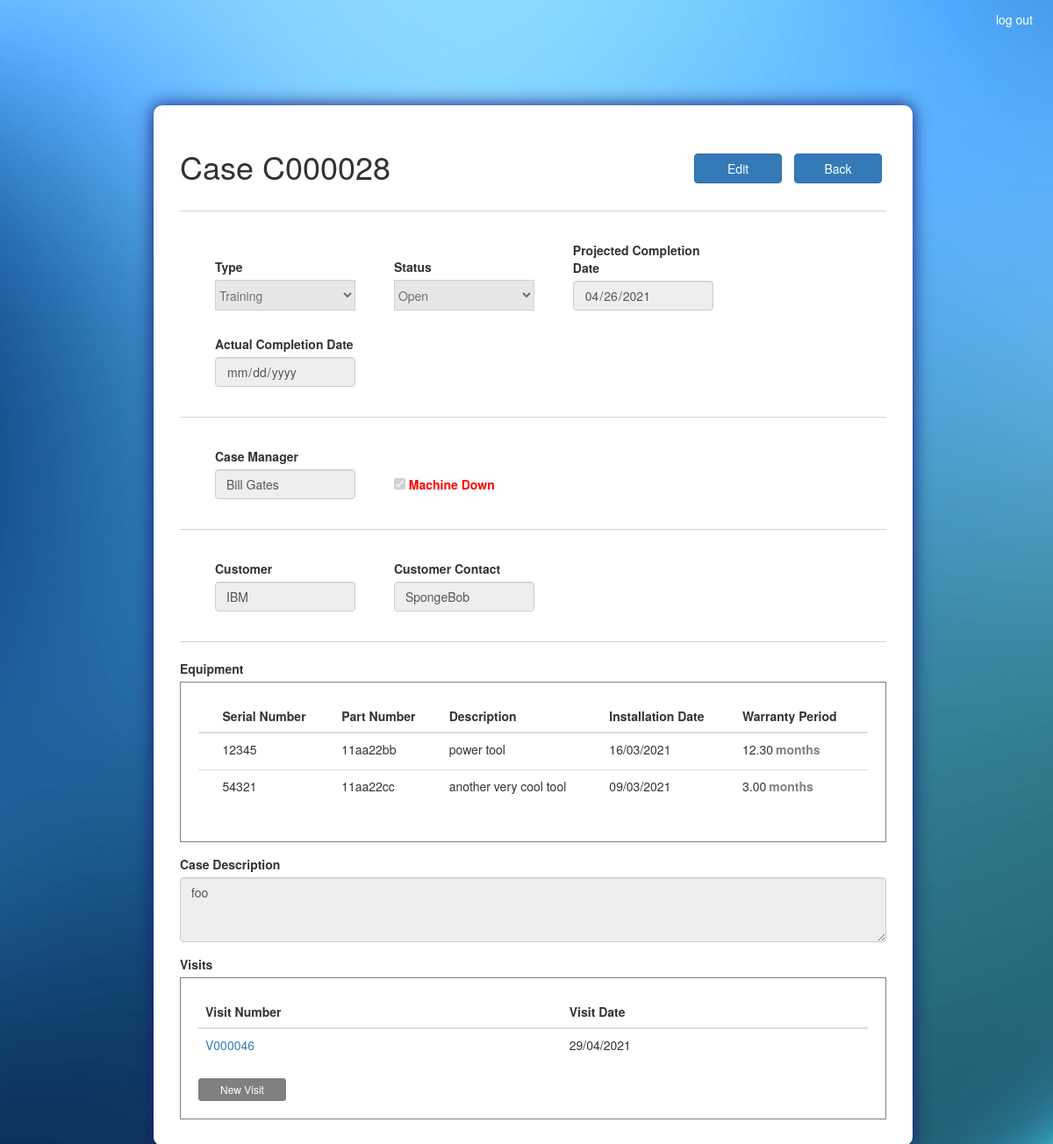
Screenshot of /case/C000028/ (signed in) with the database file from the repository.
### ASISupport_app/models.py (models this page shows, shortened)
class Case(models.Model):
	TYPES = (
		('Support', 'Support'),
		('Training', 'Training'),
		('Maintenance', 'Maintenance'),
		('installation','Installation')
	)
	STATUSES = (
		('Open', 'Open'),
		('Resolved', 'Resolved'),
		('Closed', 'Closed'),
		('On Hold','On Hold'),
		('Cancelled','Cancelled')
	)
	case_num 				= models.CharField(max_length=100, primary_key=True)
	case_type 				= models.CharField(max_length=100, choices=TYPES)
	status 					= models.CharField(max_length=100, choices=STATUSES)
	create_date 			= models.DateTimeField(default=timezone.now)
	target_date 			= models.DateField()
	actual_date 			= models.DateField(blank=True, null=True)
	case_manager 			= models.ForeignKey(Employee, on_delete=models.CASCADE)
	machine_down 			= models.BooleanField(default=False)
	customer 				= models.ForeignKey(Customer, on_delete=models.CASCADE)
	customer_contact 		= models.CharField(max_length=100)
	case_description 		= models.TextField()
	cancellation_reason 	= models.TextField(blank=True, null=True)
	on_hold_reason 			= models.TextField(blank=True, null=True)

class Employee(models.Model):
	employee_id 			= models.CharField(max_length=100, primary_key=True)
	first_name 				= models.CharField(max_length=100)
	last_name 				= models.CharField(max_length=100)
	phone_number 			= models.CharField(max_length=100)
	email 					= models.EmailField(max_length=254, unique = True)
	password 				= models.CharField(max_length=100)
	def __str__(self):
		return f'{self.first_name} {self.last_name}'
		'''note: must be unique for case creation unique'''

class Customer(models.Model):
	customer_name 			= models.CharField(max_length=100, primary_key=True)
	def __str__(self):
		return self.customer_name

class Equipment(models.Model):
	equip_sn 				= models.CharField(max_length=100, primary_key=True)
	equip_pn 				= models.CharField(max_length=100)
	equip_description 		= models.TextField()
	installation_date 		= models.DateTimeField()
	warranty 				= models.DecimalField(max_digits=20, decimal_places=2) #in months
	def __str__(self):
		return self.equip_sn

class Visit(models.Model):
	visit_num 				= models.CharField(max_length=100, primary_key=True)
	case_num 				= models.ForeignKey(Case, on_delete=models.CASCADE)
	create_date 			= models.DateTimeField(default=timezone.now)
	visit_date 				= models.DateTimeField(default = timezone.now)
	engineer 				= models.ForeignKey(Employee, on_delete=models.CASCADE)
	customer 				= models.ForeignKey(Customer, on_delete=models.CASCADE)
	customer_contact 		= models.CharField(max_length=100)
	remote 					=  models.BooleanField(default=False)
	visit_start 			= models.TimeField()
	visit_end 				= models.TimeField()
	travel_hours 			= models.DecimalField(max_digits=20, decimal_places=2, default=0.00)
	num_of_engineers 		= models.IntegerField(blank=True, null=True, default=1)
	visit_summary 			= models.TextField()

### ASISupport_app/views.py (the view, shortened to what this page needs)
# urls.py: path('case/<id>/', views.case_view, name = 'view_case'),
@login_required(login_url='/accounts/login/')
def case_view(request, id):
	state = 'view'
	if request.method == 'POST' and 'back_btn' in request.POST:
		return redirect('ASISupport_app:dashboard')
	case = Case.objects.get(case_num=id)
	visits = Visit.objects.filter(case_num=id)
	case_equipment = CaseEquipment.objects.filter(case_num=id)
	case_equipment_sn_lst = [ce.equip_sn for ce in case_equipment]
	filtered_case_equipment = Equipment.objects.filter(equip_sn__in=case_equipment_sn_lst)
	equipment = Equipment.objects.all()
	equip_sn_lst = [equip.equip_sn for equip in equipment]
	equip_pn_lst = [equip.equip_pn for equip in equipment]
	equip_description_lst = [equip.equip_description for equip in equipment]
	equip_property_lst = [{'sn':equip.equip_sn,
						 'pn':equip.equip_pn,
						 'description':equip.equip_description,
						 'date':str(datetime.strptime(str(equip.installation_date)[:19],'%Y-%m-%d %H:%M:%S').strftime('%d/%m/%Y %H:%M:%S')),
						 'warranty':str(equip.warranty)} for equip in equipment]
	types = Case.TYPES
	employees = Employee.objects.all()
	customers = Customer.objects.all()
	''' roles '''
	groups = list(request.user.groups.values_list('name',flat = True))
	''' status list by roles '''
	statuses = []
	if ('Secretary' in groups):
		statuses.extend((
						('Closed', 'Closed'),
						))
	if ('Manager' in groups):
		statuses.extend(Case.STATUSES)
	statuses = list(set(statuses))
	''' restrict permits '''
	permit_edit = ('Manager' in groups) or ('Support' in groups and case.status not in ['Resolved','Closed','Cancelled']) or ('Secretary' in groups and case.status in ['Resolved'])
	edit = False
	permit_type = False
	permit_status = False
	permit_target_date = False
	permit_actual_date = False
	permit_on_hold_reason = False
	permit_cancellation_reason = False
	permit_case_manager = False
	permit_machine_down = False
	permit_customer = False
	permit_customer_contact = False
	permit_description = False
	permit_equipment_delete = False
	permit_equipment_add = False
	return render(request, 'ASISupport_app/case.html', locals())

### templates/ASISupport_app/case.html (shortened to what this page needs)
<!DOCTYPE html>
{% extends "ASISupport_app/base.html" %}
{% load static %}
{% block head_block %}
	<link rel="stylesheet" type="text/css" href="{% static 'css/case.css' %}">
{% endblock %}
{% block body_block %}
	<section class="col-sm-1 col-sm-10 col-sm-1">
		{% if state == 'view' %}
			<form class="form-container" action="{% url 'ASISupport_app:view_case' case.case_num %}" method="POST" id="view_case_form">
				<h1 class="inline_it">Case {{ case.case_num }}</h1>
				<div class="action_btn">
					{% if permit_edit %}
						<button type="submit" name="edit_btn" class="btn btn-primary">Edit</button>
					{% endif %}
					<button type="submit" name="back_btn" class="btn btn-primary">Back</button>
				</div>
				<hr class="solid">
				<div class="inline_it inline_spacing">
					<div>
						<label for="type">Type</label>
					</div>
					{% if not permit_type %}
						<select class="form-select select_bar" disabled>
							<option selected>{{ case.case_type }}</option>
						</select>
					{% endif %}
				</div>
				<div class="inline_it inline_spacing">
					<div>
						<label for="status">Status</label>
					</div>
					{% if not permit_status %}
						<select class="form-select select_bar" disabled>
							<option selected>{{ case.status }}</option>
						</select>
					 {% endif %}
				</div>
				<div class="inline_it inline_spacing">
					<div>
						<label class="date_bar" for="projected_date">Projected Completion Date</label>
					</div>
					<input class="form-control datepicker date_bar" {% if permit_target_date %} name="projected_date" {% endif %} type="date" value="{{ case.target_date|date:'Y-m-d' }}" {% if not permit_target_date %} disabled {% endif %}>
				</div>
				<div class="inline_it inline_spacing last_row_object">
					<div>
						<label for="actual_date">Actual Completion Date</label>
					</div>
					<input class="form-control datepicker date_bar" {% if permit_actual_date %} name="actual_date" {% endif %} type="date" value="{{ case.actual_date|date:'Y-m-d' }}" {% if not permit_actual_date %} disabled {% endif %}>
				</div>
				<hr class="solid"  id="first_solid">
				<div class="inline_it inline_spacing">
					<div>
						<label for="case_manager">Case Manager</label>
					</div>
					{% if not permit_case_manager %}
						<input class="form-control text_bar" type="text" value="{{ case.case_manager }}" disabled>
					{% endif %}
				</div>
				<div class="form-check inline_it inline_spacing machine_down_cb last_row_object">
					<input type="checkbox" {% if permit_machine_down %} name="machine_down" {% endif %} {% if case.machine_down %} checked {% endif %} {% if not permit_machine_down %} disabled {% endif %}>
					<label for="machine_down">Machine Down</label>
				</div>
				<hr class="solid">
				<div class="inline_it inline_spacing">
					<div>
						<label for="customer">Customer</label>
					</div>
					{% if not permit_customer %}
						<input class="form-control text_bar" type="text" value="{{ case.customer }}" disabled>
					{% endif %}
				</div>
				<div class="inline_it inline_spacing last_row_object">
					<div>
						<label for="customer_contact">Customer Contact</label>
					</div>
					<input class="form-control text_bar" {% if permit_customer_contact %} name="customer_contact" {% endif %} type="text" value="{{ case.customer_contact }}" {% if not permit_customer_contact %} disabled {% endif %}>
				</div>
				<hr class="solid">
				<div>
					<label>Equipment</label>
					<div class="object_table">
						<table class="table table-hover" id="equipment_tbl">
							<thead>
								<tr>
									<th scope="col"></th>
									<th scope="col">Serial Number</th>
						    		<th scope="col">Part Number</th>
						    		<th scope="col">Description</th>
						    		<th scope="col">Installation Date</th>
						    		<th scope="col">Warranty Period</th>
						    	</tr>
							</thead>
							{% if not permit_equipment_delete and not permit_equipment_add %}
								<tbody>
									{% for equip in filtered_case_equipment %}
											<tr>
												<td></td>
												<td>{{ equip.equip_sn }}</td>
												<td>{{ equip.equip_pn }}</td>
												<td>{{ equip.equip_description }}</td>
												<td>{{ equip.installation_date|date:'d/m/Y' }}</td>
												<td>{{ equip.warranty }}<label>months</label></td>
											</tr>
									{% endfor %}
								</tbody>
							{% endif %}
						</table>
					</div>
				</div>
				<div class="form-group description_bar">
					<label for="case_description">Case Description</label>
					<textarea class="form-control" {% if permit_description %} name="case_description" {% endif %} rows="3" {% if not permit_description %} disabled {% endif %}>{{ case.case_description }}</textarea>
				</div>
				<div>
					<label>Visits</label>
					<div class="object_table">
						<table class="table table-hover">
							<thead>
								<tr>
						    		<th scope="col">Visit Number</th>
						    		<th scope="col">Visit Date</th>
						    	</tr>
							</thead>
							<tbody>
								{% for visit in visits %}
								<tr>
									<td><a href="{% url 'ASISupport_app:view_visit' visit.visit_num %}">{{ visit.visit_num }}</a></td>
									<td>{{ visit.visit_date|date:'d/m/Y' }}</td>
								</tr>
								{% endfor %}
							</tbody>
						</table>
						<a href="{% url 'ASISupport_app:new_visit' case.case_num %}" class="btn btn-primary btn-sm new_visit_btn">New Visit</a>
					</div>
				</div>
			</form>
		{% endif %}
	</section>
{% endblock %}

### static/css/base.css (style rules this page uses)
body { background-image: url('/static/images/Background1.jpg'); background-repeat: no-repeat; background-attachment: fixed; background-size: cover; }
.form-container { position: absolute; top: 15vh; background: #fff; padding: 30px; border-radius: 10px; box-shadow: 0px 0px 20px 0px #191970; }
hr.solid { border-top: 1px solid LightGray; }
.inline_it { display: inline-block; }

### static/css/case.css (style rules this page uses)
.form-container { margin: 0px 60px 0px; }
.select_bar { width: 160px; height: 35px; }
.date_bar { width: 160px; }
.inline_spacing { margin: 14px 0px; padding: 0px 0px 0px 40px; }
.last_row_object { padding-right: 40px; }
.text_bar { width: 160px; }
.machine_down_cb { color: red; }
.object_table { border: 1px solid gray; padding: 20px; width: 100%; }
.description_bar { margin: 15px 0px 15px 0px; }
.action_btn { float: right; margin-top: 20px; }
.action_btn button { width: 100px; margin: 5px; }
.new_visit_btn { width: 100px; background-color: gray; border-color: gray; padding: 3px; }
tr td:last-child label { color: gray; }
select:disabled { background: #dddddd; }
td label { padding-left: 3px; }

### rows the page displays
Case: case_num "C000028", case_type "Training", status "Open", target_date "04/26/2021", case_manager "Bill Gates", machine_down "☑", customer "IBM", customer_contact "SpongeBob", case_description "foo"
Equipment: equip_sn "12345", equip_pn "11aa22bb", equip_description "power tool", installation_date "16/03/2021", warranty "12.30"
Equipment: equip_sn "54321", equip_pn "11aa22cc", equip_description "another very cool tool", installation_date "09/03/2021", warranty "3.00"
Visit: visit_num "V000046", visit_date "29/04/2021"
